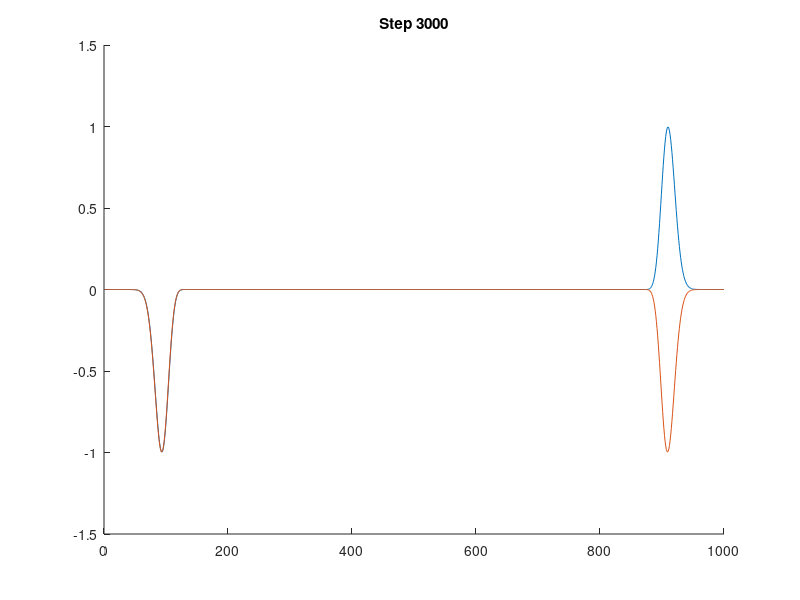

Write MATLAB code to recreate this figure.
%% Define Grid

% NOTE: Grid resolution should must be sufficient to resolve the shortest
% wavelength. For example, for most metallic surfaces 60-100 cells in one
% wavelength should be enough.

% NOTE: If our simulation has critical dimensions, snapping grid to these
% dimensions should be considered.

Sx = 1; % Physical size along x
Sy = 1; % Physical size along y
Sz = 1; % Physical size along z

Nx = 1000; % Number of cells along x
Ny = 1000; % Number of cells along y
Nz = 1000; % Number of cells along z

dx = Sx/Nx;
dy = Sy/Ny;
dz = Sz/Nz;

%% Define Rectangle Geometry
wx = 0.2;
wy = 0.6;

% Compute position indices
nx = round(wx/dx);
nx1 = 1 + floor((Nx - nx)/2);
nx2 = nx1 + nx - 1;

ny = round(wy/dy);
ny1 = 1 + floor((Ny - ny)/2);
ny2 = ny1 + ny - 1;

% Create A
A = zeros(Nx,Ny);
A(nx1:nx2,ny1:ny2) = 1;

%% Define Physical Parameters

% Speed of light
c0 = 2.99792458e8;

% Permittivity and permeability of free space
u0 = 4.0 * pi * 1.0e-7;
e0 = 1.0 / (c0 * c0 * u0);
er = 1.0;
ur = 1.0;

% Time step (according to Courant Condition)
dt = min(min(dx, dy), dz) / 2.0 / c0; % Single time step in seconds
steps = 3000; % Total simulation steps
t = (0:dt:(steps - 1) * dt); % Each time step

% Initialize materials to free space
ER = ones(1, Nz) .* er;
UR = ones(1, Nz) .* ur;

% Compute update coefficients (only for z direction)
mEy = (c0 * dt) ./ ER / dz;
mHx = (c0 * dt) ./ UR / dz;

% Initialize H and E fields to zeros
Hx = zeros(1, Nz);
Ey = zeros(1, Nz);

% Initialize variables for perfect boundary conditions
h1 = 0; h2 = 0;
e1 = 0; e2 = 0;

%% Describe source
fmax = 1e10; % Max frequency we're interested in
tau = 0.5 / fmax; % tau, aka FWHM (Full Width at Half Maximum)
t0 = 6 * tau; % Pulse offset
gaussian = exp(-((t - t0) ./ tau ) .^ 2); % Gaussian pulse
harmonic = 0.5 * sin(2 * pi * 1e9 * t); % 10 GHz harmonic source

% Choose the desired pulse for simulation
pulse = gaussian;

%% Main FDTD Loop
jump = 10;
prompt = false;
figure;

for T = 1 : steps
    h2 = h1; h1 = Hx(1); % Record boundary H that we'll use 2 steps later
    % Update H from E
    for nz = 1 : Nz - 1
        Hx(nz) = Hx(nz) + mHx(nz) * (Ey(nz+1) - Ey(nz));
    end
    Hx(Nz) = Hx(Nz) + mHx(nz) * (0 - Ey(Nz)); % Perfect boundary condition


    % Update E from H
    e2 = e1; e1 = Ey(Nz); % Record boundary E that we'll use 2 steps later
    Ey(1) = Ey(1) + mEy(1) * (Hx(1) - 0); % Perfect boundary condition
    for nz = 2 : Nz
        Ey(nz) = Ey(nz) + mEy(nz) * (Hx(nz) - Hx(nz-1));
    end

    % Inject source
    nzsrc = Nz / 2; % Source is in the middle
    Ey(nzsrc) = Ey(nzsrc) + pulse(T); % Soft Source
    % Ey(nzsrc) = pulse(T); % Hard Source

    % Visualize E and H (not necessarily every step)
    if mod(T, jump) == 0
        clf;
        hold on;
        plot(Ey);
        plot(Hx);
        ylim([-1.5, 1.5]);
        xlim([0, Nz]);
        title(['Step ', num2str(T)])
        pause(0.05);
    end

    if T == 500 && prompt == true
        % Prompt the user to continue or stop
        answer = questdlg('Do you want to continue?', 'Continue Simulation', 'Continue', 'Stop', 'Continue');

        if strcmp(answer, 'Stop')
            disp('Simulation stopped by the user.');
            break; % Exit the loop
        end
    end
end
